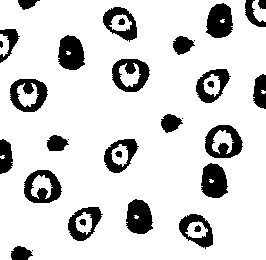
#> input picture pdi.bmp, 266 x 260 px
$ python main.py
#> lines starting #> are read from the running program, lines starting #| are printed output that depends on the picture; after the words box and inside, x2 and y2 are one past the last pixel; in counts of white or black regions, pixels touching at a corner belong together
# -*- coding: utf-8 -*-
"""
@author: Samuel Torres y Edis Fernandez
"""

import numpy as np
from scipy.ndimage import binary_dilation
from skimage.measure import label, regionprops
import cv2

####################################################################
# ---------------------definicion de funciones------------------------
#####################################################################

def generate_marker(binary_image):
    inverted_image =cv2.bitwise_not(binary_image)
    # Crear la imagen marcador
    marker = np.zeros_like(binary_image)
    marker[0, :] = inverted_image[0, :]
    marker[-1, :] = inverted_image[-1, :]
    marker[:, 0] = inverted_image[:, 0]
    marker[:, -1] = inverted_image[:, -1]

    return marker


def morphological_reconstruction(marker, mask):
    if marker.shape != mask.shape:
        raise ValueError("Las dimensiones de marker y mask deben ser iguales.")

    reconstructed = marker.copy()

    while True:
        previous = reconstructed.copy()
        dilated = binary_dilation(reconstructed, structure=np.ones((3, 3)))
        reconstructed = dilated & mask
        if np.array_equal(reconstructed, previous):
            break

    return reconstructed


####################################################################
# ------------------------TEMA 1------------------------------------
#####################################################################

mask = cv2.imread('pdi.bmp', 0)
#> mask: shape (260, 266); 84% white; 33 black regions (5 under 20 px), largest, box (x1, y1, x2, y2) and area: (206, 3, 233, 38) 720, (58, 35, 85, 70) 720, (201, 163, 228, 198) 720
# Convertir las imágenes a binarias
_, mask_bin = cv2.threshold(mask, 127, 255, cv2.THRESH_BINARY)

#Invertimos la imagen para hacer que el objeto sea 255
image_inverted = cv2.bitwise_not(mask_bin)

#generamos el marcador, que rellenara la imagen desde los bordes
marker = generate_marker(image_inverted)
#> in generate_marker, `marker[0, :] = inverted_image[0, :]`: marker: shape (260, 266); 0.33% white in thin lines or dots, all inside (x1, y1, x2, y2) = (0, 0, 259, 1)
#> in generate_marker, `marker[:, -1] = inverted_image[:, -1]`: marker: shape (260, 266); 1.3% white in thin lines or dots
# Llamar a la función de reconstrucción morfológica
#rellena la imagen desde el marcador, y retorna los objetos recuperados gracias al relleno
reconstructed = morphological_reconstruction(marker,image_inverted)
#> after the loop in morphological_reconstruction, `while True:`: reconstructed: shape (260, 266); values 0 (black) and 1 (white), 2.4% white; 8 white regions (1 under 20 px), largest, box (x1, y1, x2, y2) and area: (253, 74, 266, 109) 349, (0, 139, 13, 174) 349, (0, 29, 20, 63) 280

#como reconstructed tiene las celulas que estan en los bordes
# almacenamos en la variable imagen_A para que solo tenga las celulas que no estan en
# los bordes
imagen_A =image_inverted - (reconstructed*255)
#invertimos para volver a la escala de la imagen original
imagen_A= cv2.bitwise_not(imagen_A)


####################################################################
# ------------------------TEMA 2------------------------------------
#####################################################################


#nuevamente hacemos que las celulas esten pintados con blanco
# es decir, hacemos que el objeto este con 255
imagen_A_inverted = cv2.bitwise_not(imagen_A)
# generamos el marcador que rellenara desde los bordes
marker_b = generate_marker(imagen_A_inverted)
#> in generate_marker (call 2), `marker[0, :] = inverted_image[0, :]`: marker: shape (260, 266); 0.38% white in thin lines or dots, all inside (x1, y1, x2, y2) = (0, 0, 266, 1)
#> in generate_marker (call 2), `marker[:, -1] = inverted_image[:, -1]`:
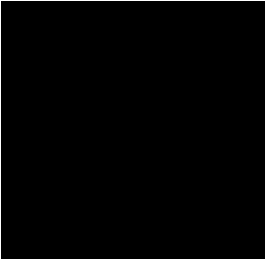
#> marker: shape (260, 266); 1.5% white in thin lines or dots
# Llama a la funcion de reconstruccion morfologica
# rellena la imagen_A ( fondo blanco y celulas negras) desde los bordes para obtener las
# siluetas de las celulas
reconstructed_2 = morphological_reconstruction(marker_b,imagen_A)
#> after the loop in morphological_reconstruction (call 2), `while True:`: reconstructed: shape (260, 266); values 0 (black) and 1 (white), 82.9% white; 20 black regions (4 under 20 px), largest, box (x1, y1, x2, y2) and area: (112, 59, 150, 92) 1008, (10, 79, 48, 112) 1008, (205, 125, 243, 158) 1008
reconstructed_2 = (reconstructed_2 * 255).astype(np.uint8)
# como la diferencia de la imagen de reconstructed con la imagen_A_invertida es
# que reconstructed solo tiene la siluetas en blanco y el fondo en negro
#no contiene el citoplasma de la celula
# Por eso se aplica xor para que pinte en blanco los nucleos de las celulas
imagen_B = cv2.bitwise_xor(imagen_A_inverted, reconstructed_2)
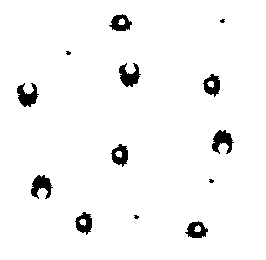
#> imagen_B: shape (260, 266); 96.5% white; 13 black regions (4 under 20 px), largest, box (x1, y1, x2, y2) and area: (119, 63, 141, 87) 297, (17, 83, 39, 107) 297, (212, 130, 234, 154) 297


####################################################################
# ------------------------TEMA 3------------------------------------
#####################################################################


# Invertir imagen B (núcleos) para que estén en blanco como semillas
# utilizaremos la imagen B como marcador
imagen_B_inv = cv2.bitwise_not(imagen_B)

# Reconstrucción: expandimos desde núcleos dentro de citoplasmas
reconstructed_C = morphological_reconstruction(imagen_B_inv, imagen_A_inverted)

# Convertir a imagen visible
imagen_C_binaria = (reconstructed_C * 255).astype(np.uint8)

# Invertimos para que los objetos sean negros sobre fondo blanco
imagen_C = cv2.bitwise_not(imagen_C_binaria)


#####################################################################
# ------------------------TEMA 4------------------------------------
#####################################################################

imagen_D = cv2.bitwise_xor(imagen_C, imagen_A)
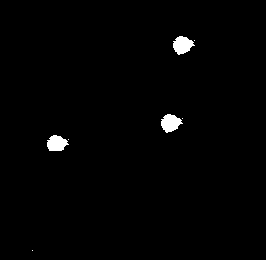
#> imagen_D: shape (260, 266); 1.2% white; 7 white regions (4 under 20 px), largest, box (x1, y1, x2, y2) and area: (173, 36, 195, 55) 274, (161, 114, 183, 133) 274, (47, 135, 69, 151) 256
imagen_D = cv2.bitwise_not(imagen_D)

####################################################################
# ------------------------TEMA 5------------------------------------
#####################################################################


# hacemos que los objetos a analizar sean 255
imagen_C_inverted = cv2.bitwise_not(imagen_C)
#generamos el marcador de donde se va a rellenar
marker_e = generate_marker(imagen_C_inverted)
#reconstuimos desde el marcador
#obtenemos de nuevo solo las siluetas pero con fondo blanco y siluetas negras
reconstructed_e = morphological_reconstruction(marker_e, imagen_C)
#> after the loop in morphological_reconstruction (call 4), `while True:`:
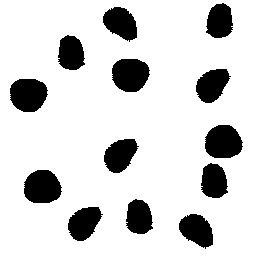
#> reconstructed: shape (260, 266); values 0 (black) and 1 (white), 84% white; 13 black regions, largest, box (x1, y1, x2, y2) and area: (112, 59, 150, 92) 1008, (10, 79, 48, 112) 1008, (205, 125, 243, 158) 1008
#usamos la imagen obtenida (fondo blanco y celulas negras) como mascara
# para rellenar en blanco todo el citoplasma de la celula en blanco
reconstructed_e = morphological_reconstruction(reconstructed_e, imagen_C_inverted)
#> after the loop in morphological_reconstruction (call 5), `while True:`:
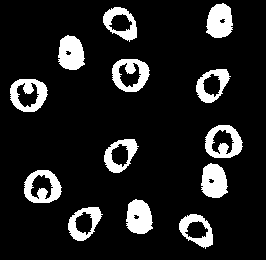
#> reconstructed: shape (260, 266); values 0 (black) and 1 (white), 12.2% white; 13 white regions, largest, box (x1, y1, x2, y2) and area: (206, 3, 233, 38) 720, (58, 35, 85, 70) 720, (201, 163, 228, 198) 720
# reconstruccion con fondo negro con celulas blancas y el citoplasma completo en negro
# solo el nucleo difiere en el color de imagen_E_inv y de la imagen_C_invertida
imagen_E_inv = cv2.bitwise_xor(reconstructed_e*255, imagen_C_inverted)
#> imagen_E_inv: shape (260, 266); 0.25% white; 5 white regions, box (x1, y1, x2, y2) and area: (118, 18, 125, 25) 35, (207, 81, 214, 88) 35, (115, 151, 122, 158) 35, (79, 219, 86, 226) 35, (194, 225, 201, 232) 35
imagen_E = cv2.bitwise_not(imagen_E_inv)

####################################################################
# ------------------------TEMA 6------------------------------------
#####################################################################


#Invertir imagen E para que los objetos sean blancos (semillas)
imagen_E_inverted = cv2.bitwise_not(imagen_E)

reconstructed_f = morphological_reconstruction(imagen_E_inverted ,imagen_C)
#> the loop in morphological_reconstruction (call 6), `while True:` made 10 passes
#> pass 1, in morphological_reconstruction (call 6), `dilated = binary_dilation(reconstructed, structure=np.ones((3, 3)))`:
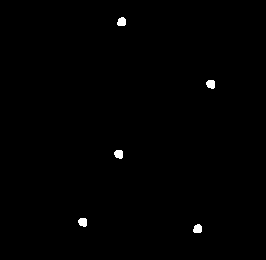
#> dilated: shape (260, 266) bool; 0.48% white; 5 white regions, box (x1, y1, x2, y2) and area: (117, 17, 126, 26) 67, (206, 80, 215, 89) 67, (114, 150, 123, 159) 67, (78, 218, 87, 227) 67, (193, 224, 202, 233) 67
#> after the loop in morphological_reconstruction (call 6), `while True:`:
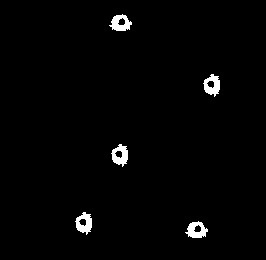
#> reconstructed: shape (260, 266); values 0 (black) and 1 (white), 1.7% white; 5 white regions, box (x1, y1, x2, y2) and area: (109, 14, 132, 31) 233, (203, 74, 220, 97) 233, (111, 144, 128, 167) 233, (75, 212, 92, 235) 233, (185, 221, 208, 238) 233
reconstructed_f =reconstructed_f *255

reconstructed_f2 = morphological_reconstruction(reconstructed_f ,imagen_C_inverted)
reconstructed_f2 =reconstructed_f2 *255
imagen_F = cv2.bitwise_not(reconstructed_f2 )


####################################################################
# ------------------------TEMA 7------------------------------------
#####################################################################


imagen_a_menos_d= cv2.bitwise_not(cv2.bitwise_xor(imagen_A, imagen_D))
imagen_G= cv2.bitwise_not(cv2.bitwise_xor(imagen_a_menos_d, imagen_F))

####################################################################
# ------------------------TEMA 8------------------------------------
#####################################################################


#invertimos la imagen
imagen_G_inverted = cv2.bitwise_not(imagen_G)
#variables que contaran el tipo de celula
tipo2_count, tipo3_count = 0, 0
#pasamos a binario y pasamos como argumento
labeled_image = label((imagen_G_inverted == 255).astype(np.uint8),connectivity=2)
output = np.zeros_like(labeled_image, dtype=np.uint8)
#por cada objeto distinto calculamos el area
for region in regionprops(labeled_image):
    cell_mask = (labeled_image == region.label)
    inv_cell = 1 - cell_mask
    holes = label(inv_cell)
    # Calcular áreas (ignorando fondo 0)
    areas = [np.sum(holes == i) for i in range(2, np.max(holes) + 1)]
    max_hole_area = max(areas) if areas else 0
    # Clasificación
    if max_hole_area > 15:
        tipo = 3
        tipo3_count += 1
        color = 200
    else:
        tipo = 2
        tipo2_count += 1
        color = 100
    # cv2.imshow('hole', inv_cell)
    output[labeled_image == region.label] = color
#> this loop made 8 passes
#> (areas, max_hole_area, tipo, color) on passes 3, 4, 5, 7: ([297], 297, 3, 200), ([297], 297, 3, 200), ([297], 297, 3, 200), ([297], 297, 3, 200)
#> after the loop, tipo2_count = 4; tipo3_count = 4

print(f'Células Tipo 2: {tipo2_count}')
#| Células Tipo 2: 4
print(f'Células Tipo 3: {tipo3_count}')
#| Células Tipo 3: 4


####################################################################
# ---------------Visualizacion de imagenes--------------------------
#####################################################################
cv2.imshow('Original', mask_bin)
cv2.imshow('Imagen A', imagen_A)
cv2.imshow('Imagen B', imagen_B)
cv2.imshow('Imagen C', imagen_C)
cv2.imshow('Imagen D', imagen_D)
cv2.imshow('Imagen E', imagen_E)
cv2.imshow('Imagen F', imagen_F)
cv2.imshow('Imagen G', imagen_G)
cv2.imshow('tipos', np.bitwise_not(output))

####################################################################
# -----------------Guardado de imagenes------------------------------
#####################################################################

cv2.imwrite('imagenes_generadas/Original.jpg', mask_bin)
cv2.imwrite('imagenes_generadas/Imagen_A.jpg', imagen_A)
cv2.imwrite('imagenes_generadas/Imagen_B.jpg', imagen_B)
cv2.imwrite('imagenes_generadas/Imagen_C.jpg', imagen_C)
cv2.imwrite('imagenes_generadas/Imagen_D.jpg', imagen_D)
cv2.imwrite('imagenes_generadas/Imagen_E.jpg', imagen_E)
cv2.imwrite('imagenes_generadas/Imagen_F.jpg', imagen_F)
cv2.imwrite('imagenes_generadas/Imagen_G.jpg', imagen_G)
cv2.imwrite('imagenes_generadas/Imagen_tipos.jpg', np.bitwise_not(output))

cv2.waitKey(0)
cv2.destroyAllWindows()
